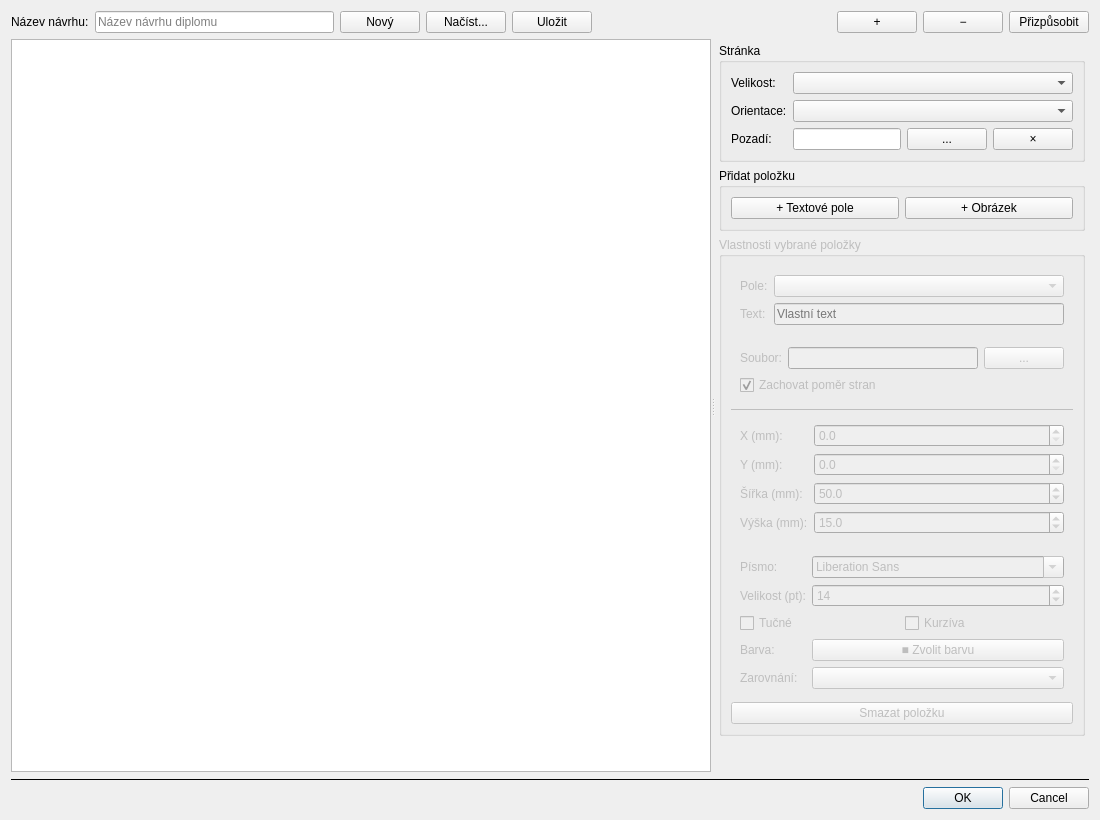
<?xml version="1.0" encoding="UTF-8"?>
<ui version="4.0">
 <class>AwardDesignerDialog</class>
 <widget class="QDialog" name="AwardDesignerDialog">
  <property name="geometry">
   <rect><x>0</x><y>0</y><width>1100</width><height>820</height></rect>
  </property>
  <property name="minimumSize">
   <size><width>800</width><height>600</height></size>
  </property>
  <property name="windowTitle">
   <string>Designer diplomů</string>
  </property>
  <layout class="QVBoxLayout" name="mainLayout">

   <!-- Top toolbar -->
   <item>
    <layout class="QHBoxLayout" name="topBarLayout">
     <item>
      <widget class="QLabel">
       <property name="text"><string>Název návrhu:</string></property>
      </widget>
     </item>
     <item>
      <widget class="QLineEdit" name="edDesignName">
       <property name="placeholderText"><string>Název návrhu diplomu</string></property>
      </widget>
     </item>
     <item>
      <widget class="QPushButton" name="btnNew">
       <property name="text"><string>Nový</string></property>
      </widget>
     </item>
     <item>
      <widget class="QPushButton" name="btnLoad">
       <property name="text"><string>Načíst...</string></property>
      </widget>
     </item>
     <item>
      <widget class="QPushButton" name="btnSave">
       <property name="text"><string>Uložit</string></property>
      </widget>
     </item>
     <item>
      <spacer>
       <property name="orientation"><enum>Qt::Horizontal</enum></property>
       <property name="sizeHint" stdset="0"><size><width>20</width><height>20</height></size></property>
      </spacer>
     </item>
     <item>
      <widget class="QPushButton" name="btnZoomIn">
       <property name="text"><string>+</string></property>
       <property name="maximumWidth"><number>28</number></property>
       <property name="toolTip"><string>Přiblížit (Ctrl+kolečko)</string></property>
      </widget>
     </item>
     <item>
      <widget class="QPushButton" name="btnZoomOut">
       <property name="text"><string>−</string></property>
       <property name="maximumWidth"><number>28</number></property>
       <property name="toolTip"><string>Oddálit (Ctrl+kolečko)</string></property>
      </widget>
     </item>
     <item>
      <widget class="QPushButton" name="btnFitView">
       <property name="text"><string>Přizpůsobit</string></property>
       <property name="toolTip"><string>Přizpůsobit pohled ploše</string></property>
      </widget>
     </item>
    </layout>
   </item>

   <!-- Canvas + properties splitter -->
   <item>
    <widget class="QSplitter" name="splitter">
     <property name="orientation"><enum>Qt::Horizontal</enum></property>
     <property name="childrenCollapsible"><bool>false</bool></property>

     <!-- Canvas -->
     <widget class="QGraphicsView" name="graphicsView">
      <property name="sizePolicy">
       <sizepolicy hsizetype="Expanding" vsizetype="Expanding">
        <horstretch>3</horstretch><verstretch>0</verstretch>
       </sizepolicy>
      </property>
     </widget>

     <!-- Properties panel -->
     <widget class="QWidget" name="propsPanel">
      <property name="minimumWidth"><number>260</number></property>
      <layout class="QVBoxLayout" name="propsPanelLayout">
       <property name="margin"><number>4</number></property>

       <!-- Page group -->
       <item>
        <widget class="QGroupBox" name="grpPage">
         <property name="title"><string>Stránka</string></property>
         <layout class="QFormLayout">
          <item row="0" column="0">
           <widget class="QLabel"><property name="text"><string>Velikost:</string></property></widget>
          </item>
          <item row="0" column="1">
           <widget class="QComboBox" name="cbxPaper"/>
          </item>
          <item row="1" column="0">
           <widget class="QLabel"><property name="text"><string>Orientace:</string></property></widget>
          </item>
          <item row="1" column="1">
           <widget class="QComboBox" name="cbxOrientation"/>
          </item>
          <item row="2" column="0">
           <widget class="QLabel"><property name="text"><string>Pozadí:</string></property></widget>
          </item>
          <item row="2" column="1">
           <layout class="QHBoxLayout">
            <item>
             <widget class="QLineEdit" name="edBgPath">
              <property name="readOnly"><bool>true</bool></property>
             </widget>
            </item>
            <item>
             <widget class="QPushButton" name="btnBrowseBg">
              <property name="text"><string>...</string></property>
              <property name="maximumWidth"><number>28</number></property>
             </widget>
            </item>
            <item>
             <widget class="QPushButton" name="btnClearBg">
              <property name="text"><string>×</string></property>
              <property name="maximumWidth"><number>28</number></property>
              <property name="toolTip"><string>Odstranit podkladový obrázek</string></property>
             </widget>
            </item>
           </layout>
          </item>
         </layout>
        </widget>
       </item>

       <!-- Add item group -->
       <item>
        <widget class="QGroupBox" name="grpAddItem">
         <property name="title"><string>Přidat položku</string></property>
         <layout class="QHBoxLayout">
          <item>
           <widget class="QPushButton" name="btnAddField">
            <property name="text"><string>+ Textové pole</string></property>
            <property name="toolTip"><string>Přidat datové textové pole</string></property>
           </widget>
          </item>
          <item>
           <widget class="QPushButton" name="btnAddImage">
            <property name="text"><string>+ Obrázek</string></property>
            <property name="toolTip"><string>Přidat obrázek (PNG, JPG, SVG)</string></property>
           </widget>
          </item>
         </layout>
        </widget>
       </item>

       <!-- Properties group -->
       <item>
        <widget class="QGroupBox" name="grpProperties">
         <property name="title"><string>Vlastnosti vybrané položky</string></property>
         <property name="enabled"><bool>false</bool></property>
         <layout class="QVBoxLayout">
          <property name="spacing"><number>4</number></property>

          <!-- Field content (visible for Field items) -->
          <item>
           <widget class="QFrame" name="frameFieldContent">
            <property name="frameShape"><enum>QFrame::NoFrame</enum></property>
            <layout class="QFormLayout">
             <item row="0" column="0">
              <widget class="QLabel"><property name="text"><string>Pole:</string></property></widget>
             </item>
             <item row="0" column="1">
              <widget class="QComboBox" name="cbxItemField"/>
             </item>
             <item row="1" column="0">
              <widget class="QLabel" name="lblCustomText">
               <property name="text"><string>Text:</string></property>
              </widget>
             </item>
             <item row="1" column="1">
              <widget class="QLineEdit" name="edCustomText">
               <property name="placeholderText"><string>Vlastní text</string></property>
              </widget>
             </item>
            </layout>
           </widget>
          </item>

          <!-- Image content (visible for Image items) -->
          <item>
           <widget class="QFrame" name="frameImageContent">
            <property name="frameShape"><enum>QFrame::NoFrame</enum></property>
            <layout class="QFormLayout">
             <item row="0" column="0">
              <widget class="QLabel"><property name="text"><string>Soubor:</string></property></widget>
             </item>
             <item row="0" column="1">
              <layout class="QHBoxLayout">
               <item>
                <widget class="QLineEdit" name="edImagePath">
                 <property name="readOnly"><bool>true</bool></property>
                </widget>
               </item>
               <item>
                <widget class="QPushButton" name="btnBrowseImage">
                 <property name="text"><string>...</string></property>
                 <property name="maximumWidth"><number>28</number></property>
                </widget>
               </item>
              </layout>
             </item>
             <item row="1" column="0" colspan="2">
              <widget class="QCheckBox" name="chkScaleProportional">
               <property name="text"><string>Zachovat poměr stran</string></property>
               <property name="checked"><bool>true</bool></property>
               <property name="toolTip"><string>Při změně velikosti zachovat poměr stran obrázku</string></property>
              </widget>
             </item>
            </layout>
           </widget>
          </item>

          <!-- Separator -->
          <item>
           <widget class="QFrame">
            <property name="frameShape"><enum>QFrame::HLine</enum></property>
           </widget>
          </item>

          <!-- Position / size -->
          <item>
           <widget class="QFrame" name="framePosition">
            <property name="frameShape"><enum>QFrame::NoFrame</enum></property>
            <layout class="QFormLayout">
             <item row="0" column="0">
              <widget class="QLabel"><property name="text"><string>X (mm):</string></property></widget>
             </item>
             <item row="0" column="1">
              <widget class="QDoubleSpinBox" name="spX">
               <property name="maximum"><double>500.0</double></property>
               <property name="singleStep"><double>1.0</double></property>
               <property name="decimals"><number>1</number></property>
              </widget>
             </item>
             <item row="1" column="0">
              <widget class="QLabel"><property name="text"><string>Y (mm):</string></property></widget>
             </item>
             <item row="1" column="1">
              <widget class="QDoubleSpinBox" name="spY">
               <property name="maximum"><double>500.0</double></property>
               <property name="singleStep"><double>1.0</double></property>
               <property name="decimals"><number>1</number></property>
              </widget>
             </item>
             <item row="2" column="0">
              <widget class="QLabel"><property name="text"><string>Šířka (mm):</string></property></widget>
             </item>
             <item row="2" column="1">
              <widget class="QDoubleSpinBox" name="spW">
               <property name="minimum"><double>5.0</double></property>
               <property name="maximum"><double>500.0</double></property>
               <property name="singleStep"><double>1.0</double></property>
               <property name="decimals"><number>1</number></property>
               <property name="value"><double>50.0</double></property>
              </widget>
             </item>
             <item row="3" column="0">
              <widget class="QLabel"><property name="text"><string>Výška (mm):</string></property></widget>
             </item>
             <item row="3" column="1">
              <widget class="QDoubleSpinBox" name="spH">
               <property name="minimum"><double>3.0</double></property>
               <property name="maximum"><double>500.0</double></property>
               <property name="singleStep"><double>1.0</double></property>
               <property name="decimals"><number>1</number></property>
               <property name="value"><double>15.0</double></property>
              </widget>
             </item>
            </layout>
           </widget>
          </item>

          <!-- Text style (visible for Field items only) -->
          <item>
           <widget class="QFrame" name="frameTextStyle">
            <property name="frameShape"><enum>QFrame::NoFrame</enum></property>
            <layout class="QFormLayout">
             <item row="0" column="0">
              <widget class="QLabel"><property name="text"><string>Písmo:</string></property></widget>
             </item>
             <item row="0" column="1">
              <widget class="QFontComboBox" name="cbxFont"/>
             </item>
             <item row="1" column="0">
              <widget class="QLabel"><property name="text"><string>Velikost (pt):</string></property></widget>
             </item>
             <item row="1" column="1">
              <widget class="QSpinBox" name="spFontSize">
               <property name="minimum"><number>4</number></property>
               <property name="maximum"><number>200</number></property>
               <property name="value"><number>14</number></property>
              </widget>
             </item>
             <item row="2" column="0" colspan="2">
              <layout class="QHBoxLayout">
               <item>
                <widget class="QCheckBox" name="chkBold">
                 <property name="text"><string>Tučné</string></property>
                </widget>
               </item>
               <item>
                <widget class="QCheckBox" name="chkItalic">
                 <property name="text"><string>Kurzíva</string></property>
                </widget>
               </item>
              </layout>
             </item>
             <item row="3" column="0">
              <widget class="QLabel"><property name="text"><string>Barva:</string></property></widget>
             </item>
             <item row="3" column="1">
              <widget class="QPushButton" name="btnColor">
               <property name="text"><string>■ Zvolit barvu</string></property>
              </widget>
             </item>
             <item row="4" column="0">
              <widget class="QLabel"><property name="text"><string>Zarovnání:</string></property></widget>
             </item>
             <item row="4" column="1">
              <widget class="QComboBox" name="cbxAlign"/>
             </item>
            </layout>
           </widget>
          </item>

          <!-- Delete -->
          <item>
           <widget class="QPushButton" name="btnDelete">
            <property name="text"><string>Smazat položku</string></property>
           </widget>
          </item>

         </layout>
        </widget>
       </item>

       <!-- Vertical spacer -->
       <item>
        <spacer>
         <property name="orientation"><enum>Qt::Vertical</enum></property>
         <property name="sizeHint" stdset="0"><size><width>20</width><height>10</height></size></property>
        </spacer>
       </item>

      </layout>
     </widget>
    </widget>
   </item>

   <item>
    <widget class="QFrame">
     <property name="frameShape"><enum>QFrame::HLine</enum></property>
    </widget>
   </item>
   <item>
    <widget class="QDialogButtonBox" name="buttonBox">
     <property name="standardButtons"><set>QDialogButtonBox::Cancel|QDialogButtonBox::Ok</set></property>
    </widget>
   </item>

  </layout>
 </widget>
 <resources/>
 <connections>
  <connection>
   <sender>buttonBox</sender><signal>accepted()</signal>
   <receiver>AwardDesignerDialog</receiver><slot>accept()</slot>
  </connection>
  <connection>
   <sender>buttonBox</sender><signal>rejected()</signal>
   <receiver>AwardDesignerDialog</receiver><slot>reject()</slot>
  </connection>
 </connections>
</ui>
